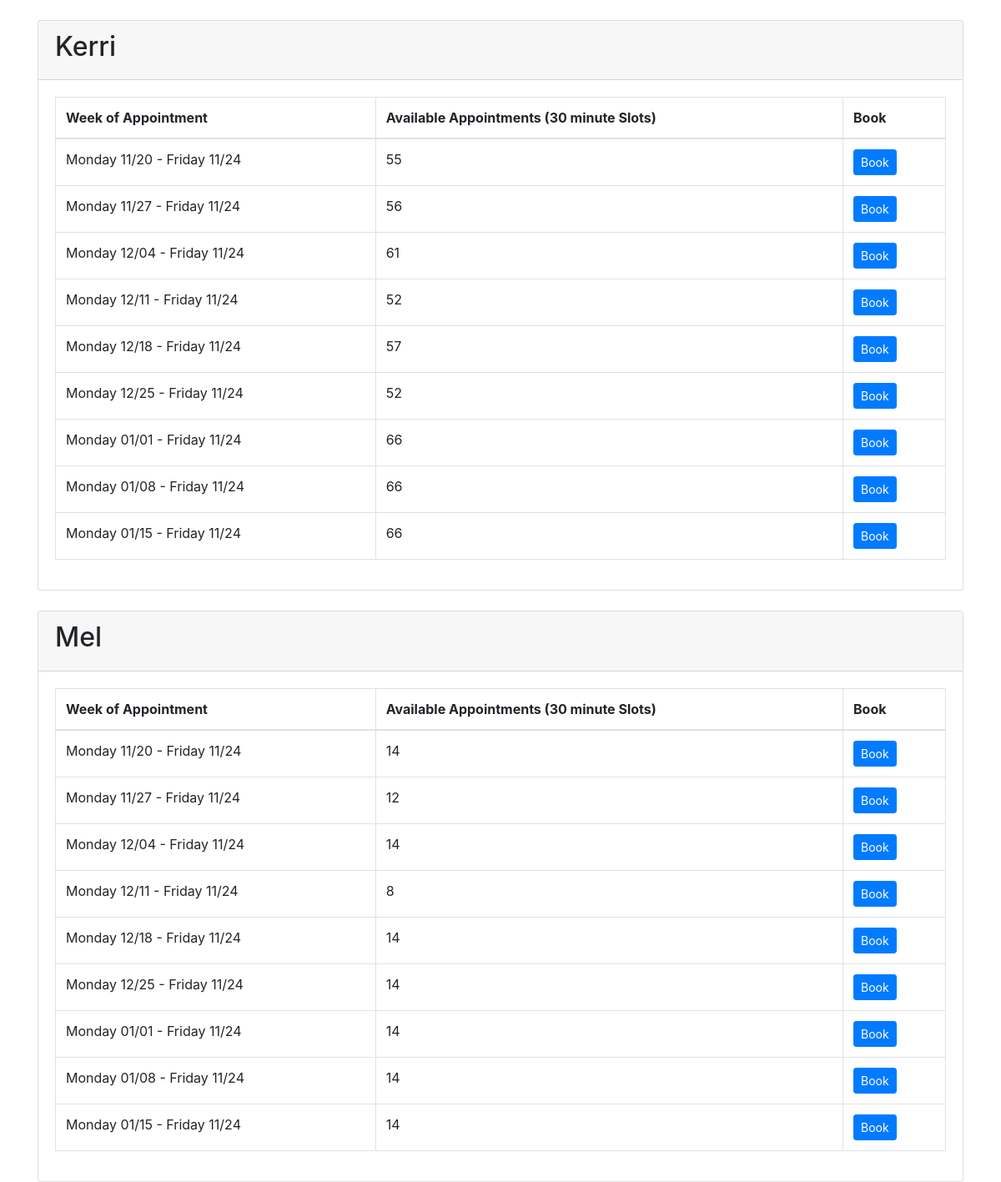
Screenshot of /book.php with the database file from the repository.
### tables this page shows
CREATE TABLE `Staff` (
  `StaffID` int(11) NOT NULL,
  `SalonID` int(11) DEFAULT NULL,
  `FirstName` varchar(50) NOT NULL,
  `LastName` varchar(50) NOT NULL,
  `Phone` varchar(15) DEFAULT NULL,
  `Email` varchar(100) DEFAULT NULL
);

### book.php (the view, shortened to what this page needs)
<?php
include("global.php");
$disabled = "";
$stylist = $_GET['stylist'];
if (isset($_GET['stylist'])) {
    $selectedStylist = $_GET['stylist'];
    switch ($selectedStylist) {
        case 'Mel':
            $stylistQuery = "SELECT * FROM Staff
                            WHERE FirstName = 'Mel'";
            break;
        case 'Kerri':
            $stylistQuery = "SELECT * FROM Staff
                            WHERE FirstName = 'Kerri'";
            break;
        default:
            echo "No stylist by the name " . $_GET['stylist'];
            break;
    }
} else {
    $stylistQuery = "SELECT * FROM Staff";
}
?>
<!DOCTYPE html>
<html lang="en">
<head>
    <link href="https://stackpath.bootstrapcdn.com/bootstrap/4.5.2/css/bootstrap.min.css" rel="stylesheet">
</head>
<body>
    <div class="container">
        <?php
        $stylistResult = $connection->query($stylistQuery);
        if ($stylistResult->num_rows > 0) {
            while ($row = $stylistResult->fetch_assoc()) {
                $firstName = $row["FirstName"];
                echo "<div class='card mt-4'>";
                echo "<div class='card-header'><h2>$firstName</h2></div>";
                echo "<div class='card-body'>";
                ?>
                <table class="table table-bordered">
                    <thead>
                        <tr>
                            <th>Week of Appointment</th>
                            <th>Available Appointments (30 minute Slots)</th>
                            <th>Book</th>
                        </tr>
                    </thead>
                    <tbody>
                        <?php
                        $userLoginTimestamp = time();
                        $startDate = date('Y-m-d', $userLoginTimestamp);
						$endDate = date('Y-m-d', strtotime('+2 months', $userLoginTimestamp));
                        $startTime = strtotime($startDate);
                        $endTime = strtotime($endDate);
                        while ($startTime <= $endTime) {
                            $weekStartDate = date('l m/d', strtotime('last Monday', $startTime));
							$queryStartTime = date('Y-m-d', strtotime('last Monday', $startTime));
                        	$queryEndTime = date('Y-m-d', strtotime('Friday', $startTime));
                        	$weekEndDate = date('l m/d', strtotime('Friday', $userLoginTimestamp));
                            echo "<tr>";
    						echo "<td>$weekStartDate - $weekEndDate</td>";
							$availabilityQuery = "SELECT Staff.StaffID, Staff.FirstName,
						    ((TIME_TO_SEC(TIMEDIFF(Availability.EndTime, Availability.StartTime)) -
						    COALESCE(SUM(TIME_TO_SEC(TIMEDIFF(Appointment.EndTime, Appointment.StartTime))), 0)) / 1800) AS available_slots,
						    all_days.DayOfWeek
						FROM Staff
						CROSS JOIN (
						    SELECT 'Monday' AS DayOfWeek
						    UNION SELECT 'Tuesday'
						    UNION SELECT 'Wednesday'
						    UNION SELECT 'Thursday'
						    UNION SELECT 'Friday'
						    UNION SELECT 'Saturday'
						    UNION SELECT 'Sunday'
						) AS all_days
						LEFT JOIN Availability ON Staff.StaffID = Availability.StaffID
						    AND Availability.DayOfWeek = all_days.DayOfWeek
						LEFT JOIN Appointment ON Availability.StaffID = Appointment.StaffID
						    AND Availability.DayOfWeek = DAYNAME(Appointment.AppointmentDate)
						    AND Appointment.AppointmentDate BETWEEN '$queryStartTime' AND '$queryEndTime'
						GROUP BY Staff.StaffID, Availability.StartTime, Availability.EndTime, all_days.DayOfWeek;
						";
						$data = $connection->query($availabilityQuery);
						$stylists = [];
						foreach ($data as $entry) {
						    $staffID = $entry["StaffID"];
						    $slots = $entry["available_slots"];
						    if ($slots !== NULL) {
						        if (!isset($stylists[$staffID])) {
						            $stylists[$staffID] = 0;
						        }
						        $stylists[$staffID] += $slots;
						    }
						}
						$staffID = $row["StaffID"];
                        echo "<td>$stylists[$staffID]</td>";
                        echo "<td><a href='book_expanded.php?slotStart=$queryStartTime&slotEnd=$queryEndTime&stylist=$stylist' class='btn btn-sm btn-primary' $disabled>Book</a></td>";
						echo "</tr>";
						$startTime = strtotime('+7 days', $startTime);
                    }
                    ?>
                    </tbody>
                </table>
                <?php
                echo "</div>";
                echo "</div>";
	        }
        } else {
            echo "No stylists available";
        }
        ?>
    </div>
	</body>
</html>

### rows the page displays
staff: FirstName "Kerri", weekStartDate "Monday 11/20", StaffID "55", weekStartDate "Monday 11/27", StaffID "56", weekStartDate "Monday 12/04", StaffID "61", weekStartDate "Monday 12/11", StaffID "52", weekStartDate "Monday 12/18", StaffID "57", weekStartDate "Monday 12/25", weekStartDate "Monday 01/01", StaffID "66", weekStartDate "Monday 01/08", weekStartDate "Monday 01/15"
staff: FirstName "Mel", weekStartDate "Monday 11/20", StaffID "14", weekStartDate "Monday 11/27", StaffID "12", weekStartDate "Monday 12/04", weekStartDate "Monday 12/11", StaffID "8", weekStartDate "Monday 12/18", weekStartDate "Monday 12/25", weekStartDate "Monday 01/01", weekStartDate "Monday 01/08", weekStartDate "Monday 01/15"
